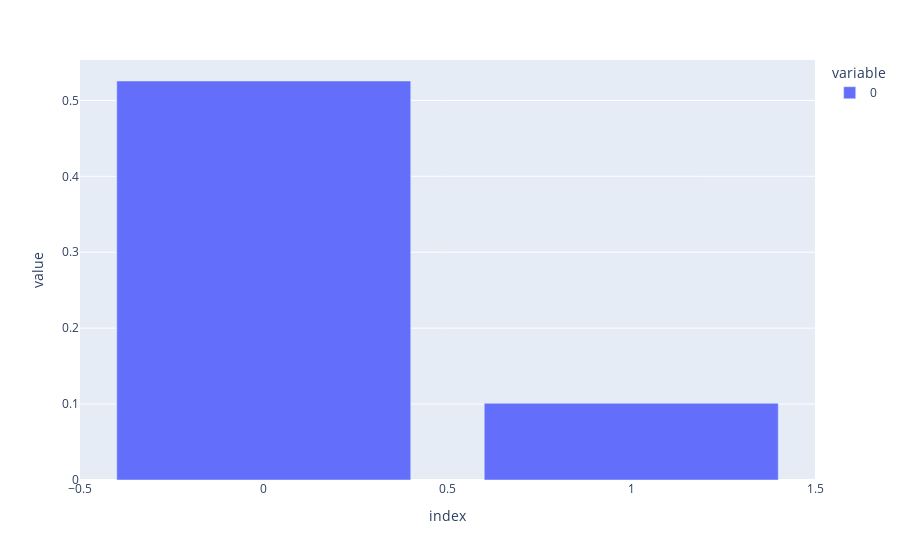

Source (notebook cell):
### Code cell
explained_variance_ratio = pca.explained_variance_ratio_
print(explained_variance_ratio)

px.bar(explained_variance_ratio)

### Figure 1 — Plotly figure (JSON) as saved in the notebook; plotly's stock layout.template omitted (floating-point values rounded to 4 significant figures)
{"data": [{"alignmentgroup": "True", "hovertemplate": "variable=0<br>index=%{x}<br>value=%{y}<extra></extra>", "legendgroup": "0", "marker": {"color": "#636efa", "pattern": {"shape": ""}}, "name": "0", "offsetgroup": "0", "orientation": "v", "showlegend": true, "textposition": "auto", "type": "bar", "x": [0, 1], "xaxis": "x", "y": [0.5255, 0.101], "yaxis": "y"}], "layout": {"barmode": "relative", "legend": {"title": {"text": "variable"}, "tracegroupgap": 0}, "margin": {"t": 60}, "xaxis": {"anchor": "y", "domain": [0, 1], "title": {"text": "index"}}, "yaxis": {"anchor": "x", "domain": [0, 1], "title": {"text": "value"}}}}
